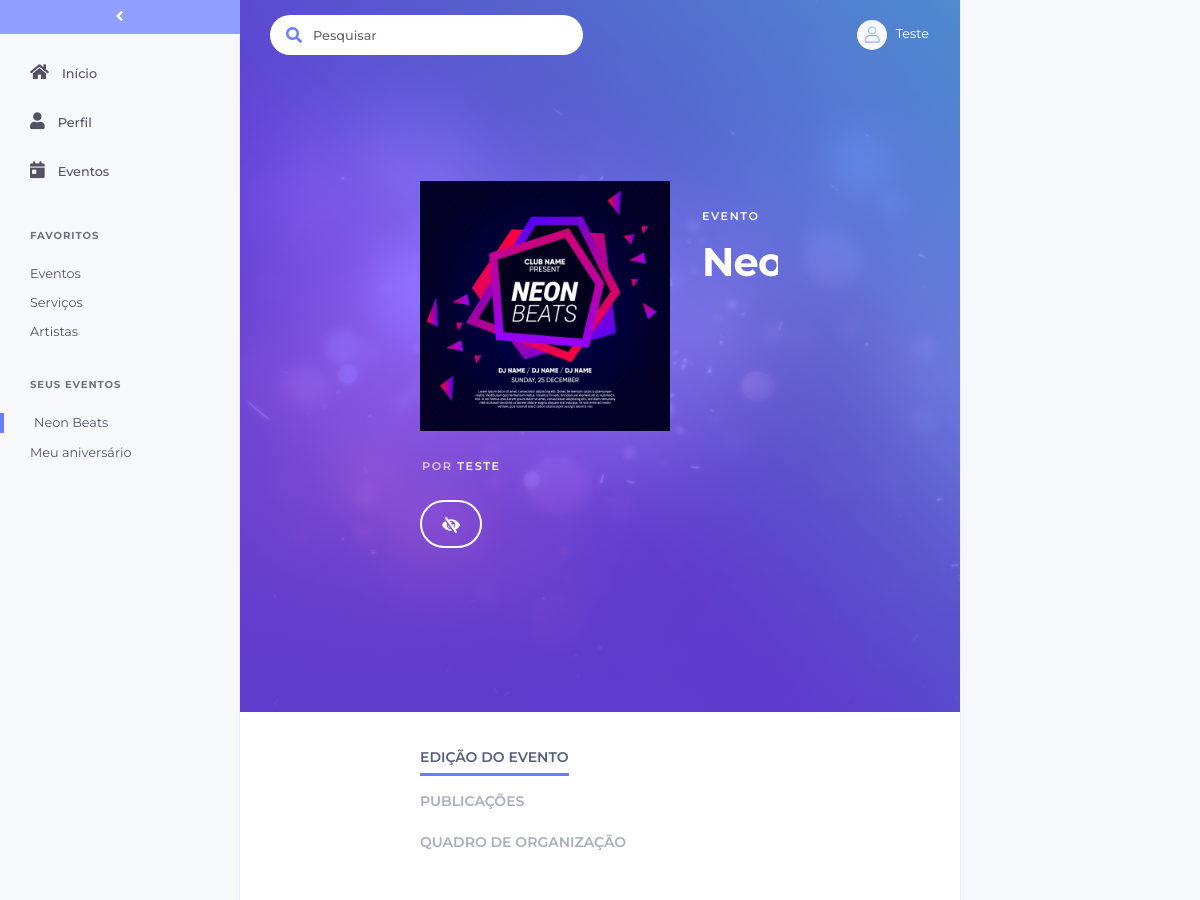
Before: /view/form_evento.php?evento=127 (signed in, upper part) with the older database file.
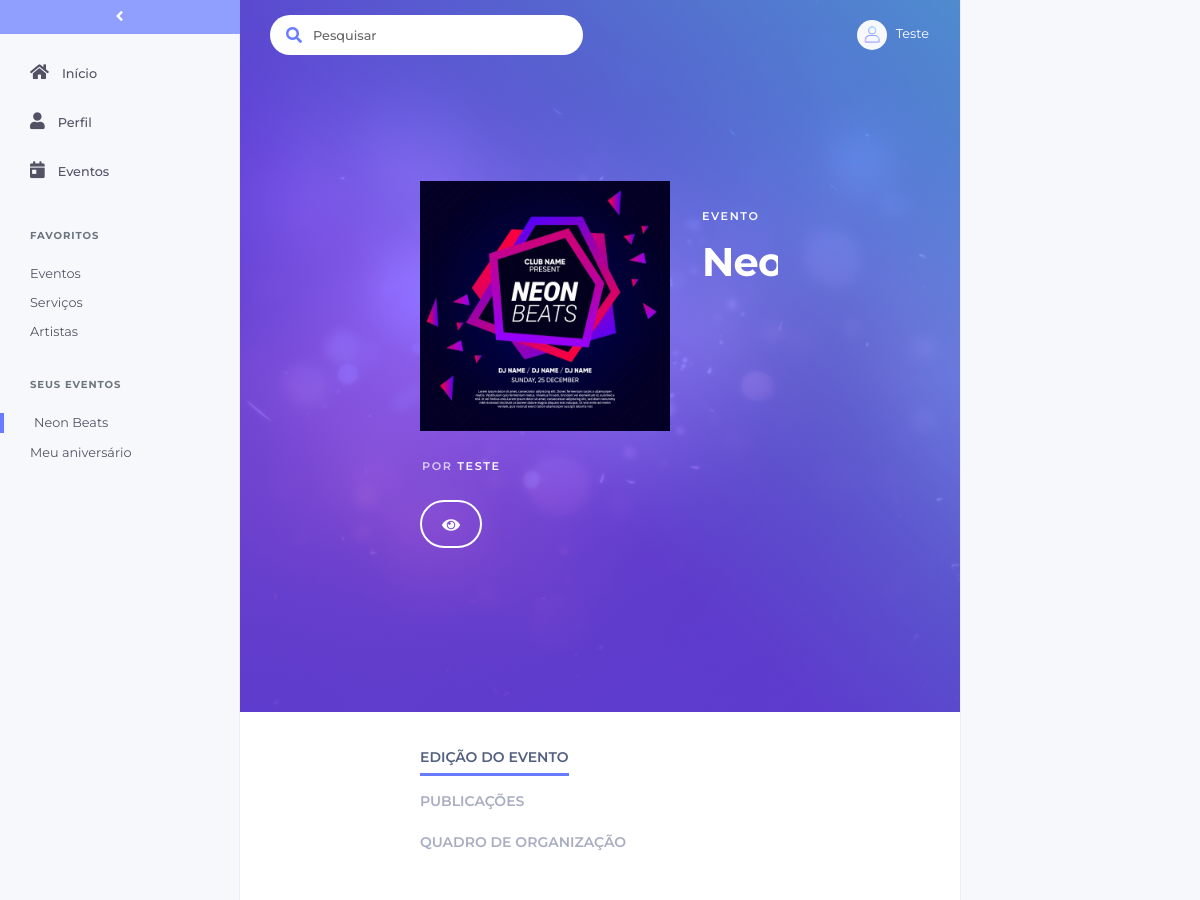
After: the same page with the newer database file.
### tables this page shows
CREATE TABLE `eventos` (
  `id` bigint(20) UNSIGNED NOT NULL,
  `idUsuario` bigint(20) NOT NULL,
  `nome` varchar(191) NOT NULL,
  `descricao` varchar(9999) DEFAULT NULL,
  `idEstabelecimento` int(11) DEFAULT '0',
  `status` int(11) NOT NULL DEFAULT '0',
  `imagem` varchar(100) NOT NULL DEFAULT 'no-image.png'
);

CREATE TABLE `usuario` (
  `id` bigint(20) NOT NULL,
  `nome` varchar(100) NOT NULL,
  `email` varchar(200) NOT NULL,
  `senha` varchar(20) NOT NULL,
  `tipo` char(1) NOT NULL,
  `cnpj` char(14) DEFAULT NULL,
  `telefone` bigint(20) DEFAULT NULL,
  `idCategoria` int(11) DEFAULT NULL,
  `imagem` varchar(200) NOT NULL DEFAULT 'no-image.png'
);

### modelo/database.class.php (called while the page is built, shortened)
<?php
include_once '../autoload.php';
class Database{
    protected static $conn;
    private function __construct()
    {
        try
        {
            self::$conn = new PDO("mysql:host=". Config::HOST_NAME."; dbname=".Config::DATABASE_NAME, Config::DATABASE_USER_NAME, Config::DATABASE_PASSWORD);
            self::$conn->setAttribute(PDO::ATTR_ERRMODE, PDO::ERRMODE_EXCEPTION);
            self::$conn->exec('SET NAMES utf8');
        }
        catch (PDOException $e)
        {
            $email = new Email();
            die("Connection Error: " . $e->getMessage());
        }
    }
    public static function conectar()
    {
        return self::$conn;
    }
    public static function desconectar()
    {
        if (self::$conn)
        {
            self::$conn = null;
        }
    }
}

### controle/controle.evento.class.php (called while the page is built, shortened)
<?php
class ControleEvento extends ControleBase {
    private $evento;
    public function __construct() {
        $this->evento = new Evento();
    }
    public function controleAcao($acao,$param=null,$param2=null){
        switch ($acao) {
            default:
                return parent::controleAcao($acao,$param,$param2);
                break;
        }
    }
    protected function listarTodos($param=null, $param2){
        return $this->evento->listarTodos($param, $param2);
    }
    protected function listarUnico($param){
        return $this->evento->listarUnico($param);
    }
}

### modelo/evento.class.php (called while the page is built, shortened)
<?php
class Evento implements ibaseModelo{
    private $id;
    private $nome;
    private $status;
    private $idUsuario;
    private $imagem;
    private $conn;
    public function getId() {
        return $this->id;
    }
    public function getNome() {
        return $this->nome;
    }
    public function getStatus() {
        return $this->status;
    }
    public function getIdUsuario() {
        return $this->idUsuario;
    }
    public function getImagem() {
        return $this->imagem;
    }
    public function __construct() {
        $this->conn = Database::conectar();
    }
    public function listarTodos($nome=null, $idUsuario){
        try{
            if(!is_null($nome)){
                $query="SELECT id,nome,descricao,idEstabelecimento,status,idUsuario,imagem FROM eventos WHERE idUsuario = :idUsuario AND nome LIKE :nome";
            }else{
                $query="SELECT id,nome,descricao,idEstabelecimento,status,idUsuario,imagem FROM eventos WHERE idUsuario = :idUsuario";
            }
            $this->stmt= $this->conn->prepare($query);
            if(!is_null($nome))$this->stmt->bindValue(':nome', '%'.$nome.'%', PDO::PARAM_STR);
            if(!is_null($idUsuario))$this->stmt->bindValue(':idUsuario', $idUsuario, PDO::PARAM_STR);
            if($this->stmt->execute()){
                $eventos = $this->stmt->fetchAll(PDO::FETCH_CLASS,"Evento");
            }
            return $eventos;
        } catch(PDOException $e) {
            echo "<div class='alert alert-danger'>".$e->getMessage()."</div>";
            return null;
        }
    }
    public function listarUnico($id){
        try{
            $query="SELECT id,nome,descricao,idEstabelecimento,status,idUsuario,imagem FROM eventos WHERE id=:id";
            $this->stmt= $this->conn->prepare($query);
            $this->stmt->bindValue(':id', $id, PDO::PARAM_INT);
            if($this->stmt->execute()){
                $evento = $this->stmt->fetchAll(PDO::FETCH_CLASS,"Evento");
            }
            return $evento[0];
        } catch(PDOException $e) {
            echo "<div class='alert alert-danger'>".$e->getMessage()."</div>";
            return null;
        }
    }
}

### controle/controle.base.class.php (called while the page is built, shortened)
<?php
abstract class ControleBase {
    public function controleAcao($acao,$param=null, $param2=null) {
        switch ($acao) {
             case "listarTodos":
                return $this->listarTodos($param, $param2);
                break;
            case "listarUnico":
                return $this->listarUnico($param);
                break;
        }
    }
}
?>

### autoload.php (called while the page is built, shortened)
<?php
function autoload($classe)
{
    $classe = lcfirst($classe);
    $classe2 = lcfirst(substr($classe, 0,8));
    $classe3 = lcfirst(substr($classe, 8));
    $classe4 = lcfirst(substr($classe, 0,6));
    $classe5 = lcfirst(substr($classe, 6));
}

### controle/controle.organizador.class.php (called while the page is built, shortened)
<?php
class ControleOrganizador extends ControleBase {
    private $organizador;
    public function __construct() {
        $this->organizador = new Organizador();
    }
    public function controleAcao($acao,$param=null,$param2=null){
        switch ($acao) {
            default:
                return parent::controleAcao($acao,$param,$param2);
                break;
        }
    }
    protected function listarUnico($param){
        return $this->organizador->listarUnico($param);
    }
}

### modelo/organizador.class.php (called while the page is built, shortened)
<?php
class Organizador implements ibaseModelo{
    private $nome;
    private $conn;
    public function getNome() {
        return $this->nome;
    }
    public function __construct() {
        $this->conn = Database::conectar();
    }
    public function listarUnico($id){
        try{
            $query="SELECT id, nome, email, senha, imagem FROM usuario WHERE id=:id";
            $this->stmt= $this->conn->prepare($query);
            $this->stmt->bindValue(':id', $id, PDO::PARAM_INT);
            if($this->stmt->execute()){
                $organizador = $this->stmt->fetchAll(PDO::FETCH_CLASS,"Organizador");
            }
            return $organizador[0];
        } catch(PDOException $e) {
            echo "<div class='alert alert-danger'>".$e->getMessage()."</div>";
            return null;
        }
    }
}

### view/form_evento.php (the view, shortened to what this page needs)
<?php
    include_once '../autoload.php';
    if($_GET['evento']){
        $eventoControle = new ControleEvento();
        $eventoControle->setVisao($_GET);
        $eventoUnico = $eventoControle->controleAcao("listarUnico", $_GET["evento"]);
        $organizadorControle = new ControleOrganizador();
        $organizadorUnico = $organizadorControle->controleAcao('listarUnico', $eventoUnico->getIdUsuario());
    }
?>
<!DOCTYPE html>
<html>
<?php
include_once('include/head.php');
?>
<body>
    <div class="wrapper">
    	<?php
        $paginaHome = '';
        $paginaLista = '';
        $paginaEvento = $eventoUnico->getId();
        include_once('include/sidebar.php');
        ?>
    	<div id="page" class="no-padding">
            <div id="background">
            <?php include_once('include/navbar.php'); ?>
            <div style="padding-right: 15vw; padding-left: calc(15vw - 30px);">
            <?php if (!isset($convidado)) { ?>
                <div id="visualizar_imagem">
                    <img style="width: 250px; height: 250px;" id="image" src="img/imagens_evento/<?= $eventoUnico->getImagem() ?>"/>
                </div>
            <?php } ?>
			<div class="filtros">
                <div class="filtros-tipo">EVENTO</div>
                <div class="filtros-nome">
                    <?php if (!isset($convidado)) {?>
                    <input type="text" id="input-nome" class="form-control form-control-alternative form-edita form-title" placeholder="First name" value="<?= isset($eventoUnico) ? $eventoUnico->getNome() : "";?>">
                    <?php } else {
                         if (isset($eventoUnico)) {
                            echo $eventoUnico->getNome();
                        } else {
                            echo "";
                        }
                    } ?>
                </div>
                <div class="filtros-by">
                    <span style="color: rgba(255, 255, 255, 0.7);">Por</span>
                    <span> <?= isset($organizadorUnico) ? $organizadorUnico->getNome() : '';?></span>
                </div>
            </div>
            <?php if (!isset($convidado)) {?>
            <div class="filtros-right simple-margin-right">
                <button id="publica-evento" type="button" class="btn btn-primary btn-add">
                    <span class="circle btn-inner--icon"><i class="<?= ($eventoUnico->getStatus() == 1) ? 'fas fa-eye' : 'fas fa-eye-slash' ?>"></i></span>
                </button>
            </div>
            <?php } ?>
            <br clear="all">
            </div>
            </div>
                        <div id="navegacaoEvento">
                            <div id="showEdita" class="selected"><?= isset($convidado) ? "Sobre o evento" : "Edição do evento";?></div>
                            <div id="showPublicacao">Publicações</div>
                            <?php if (!isset($convidado)) {?>
                            <div id="showQuadro">Quadro de organização</div>
                            <?php } ?>
                        </div>
                        <div id="edicaoEvento">
                        <div class="content big-content">
                        </div>
                    </div>
        </div>
        <div id="action-bar">
            </div>
    </div>
</body>
</html>

### view/include/head.php (shortened to what this page needs)
<head>
    <link rel="stylesheet" href="https://stackpath.bootstrapcdn.com/bootstrap/4.1.0/css/bootstrap.min.css">
    <link rel="stylesheet" href="https://use.fontawesome.com/releases/v5.8.1/css/all.css">
    <link rel="stylesheet" href="css/main.css">
    <link href="vendor/nucleo/css/nucleo.css" rel="stylesheet">
    <link href="vendor/@fortawesome/fontawesome-free/css/all.min.css" rel="stylesheet">
    <link type="text/css" href="css/argon.css?v=1.0.0" rel="stylesheet">
</head>

### view/include/sidebar.php (shortened to what this page needs)
<?php
	$seusEventosControle = new ControleEvento();
	$seusEventos = $seusEventosControle->controleAcao("listarTodos", '', $_SESSION['id']);
?>
<nav id="sidebar">
				<button id="encolheMenu" class="btn-diferente">
						<i class="fas fa-angle-left"></i>
				</button>
            <ul class="list-unstyled components">
                <a <?php echo $paginaHome; ?> href="home.php">
	                <li>
	                    <i class="fas fa-home"></i><span>Início</span>
	                </li>
                </a>
                <a href="">
					<li>
                    	<i class="fas fa-user"></i><span>Perfil</span>
                	</li>
                </a>
				<a <?php echo $paginaLista; ?> href="lista_evento.php">
					<li>
                    	<i class="fas fa-calendar-day"></i><span>Eventos</span>
                	</li>
                </a>
				<p style='padding-top: 30px'>FAVORITOS</p>
                <a href="">
					<li class='li-menor'>
                    	<div>Eventos</div>
                	</li>
                </a>
                <a href="">
					<li class='li-menor'>
                    	<div>Serviços</div>
                	</li>
                </a>
                <a href="">
					<li class='li-menor'>
                    	<div>Artistas</div>
                	</li>
                </a>
                <?php
                	if (isset($seusEventos)) {
                		echo "<p style='padding-top: 30px'>SEUS EVENTOS</p>";
                		foreach ($seusEventos as $sevs) {
                			$eventoSelecionado = '';
                			if (isset($paginaEvento)) {
                				if ($paginaEvento == $sevs->getId()) {
                					$eventoSelecionado = "active";
                				}
                			}
                			echo "<a href='form_evento.php?evento=".$sevs->getId()."' class='sidebar-evento ".$eventoSelecionado."'>
					<div class='paginaAtiva paginaAtiva-menor'></div>
					<li class='li-menor'>
                    	<div>".$sevs->getNome()."</div>
                	</li>
                </a>";
                		}
                	}
                ?>
            </ul>
        </nav>

### view/include/navbar.php (shortened to what this page needs)
<div class="navigation">
	<nav class="navbar navbar-horizontal navbar-expand-lg">
		<div class="container container-menu">
			<div class="collapse navbar-collapse" id="navbar-default">
				<form class="navbar-search navbar-search-light form-inline mr-3 d-none d-md-flex ml-lg-auto">
				  <div class="form-group mb-0">
					<div class="input-group input-group-alternative">
					  <div class="input-group-prepend">
						<span class="input-group-text"><i class="fas fa-search"></i></span>
					  </div>
					  <input id="geralPesq" class="form-control" placeholder="Pesquisar" type="text">
					</div>
				  </div>
				</form>
				<ul class="navbar-nav ml-lg-auto">
					<li class="nav-item dropdown">
						<a class="nav-link nav-link-icon" href="" id="navbar-default_dropdown_1" role="button" data-toggle="dropdown" aria-haspopup="true" aria-expanded="false">
							<div class="header-photo circle" style="display: inline-block;">
								<img src="img/fotosPerfil/noimage5.png"/>
							</div>
							<span><?php echo $_SESSION['usuario']; ?></span>
						</a>
					</li>
				</ul>
			</div>
		</div>
	</nav>
</div>

Changed rows visible on the page:
changed eventos "Neon Beats": status 0 → 1 (drawn)
